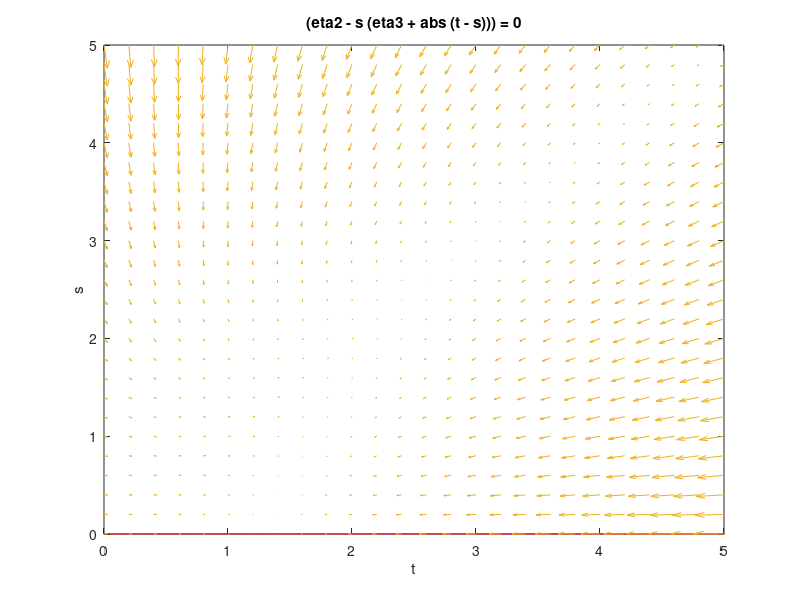

MATLAB code to generate this figure: (Note: this script raises an error after producing the figure.)
%This will plot a few vector fields along with the equilibrium solutions
%and a couple initial value solutions.

%Initial set up
eta2=.2;
eta1=3;eta3=.3;
ode1=@(t,s)(eta1-t*(1+abs(t-s)));
ode2=@(t,s)(eta2-s*(eta3+abs(t-s)));

figure(1)
%Algebraic roots of nonlinear ode
curvet=ezplot(ode1)
set(curvet,'Color','black')
hold on
curves=ezplot(ode2)
set(curves,'Color','red')
hold on
%Vector Field plot
[T,S]=meshgrid(0:0.2:5,0:0.2:5);
dt=eta1-T.*(1+abs(T-S));
ds=eta2-S.*(eta3+abs(T-S));
quiver(T,S,dt,ds);
axis([0 5 0 5])
hold on
%Solutions with chosen init values from graph
ode1=@(time,t,s)(eta1-t*(1+abs(t-s)));
ode2=@(time,t,s)(eta2-s*(eta3+abs(t-s)));
[time,solt,sols]=RK2sys(ode1,ode2,3,3,0,100,1000);
plot(solt,sols,'b')
title('eta2=.2')
hold off



eta2=1;
eta1=3;eta3=.3;
ode1=@(t,s)(eta1-t*(1+abs(t-s)));
ode2=@(t,s)(eta2-s*(eta3+abs(t-s)));
figure(2)
%Algebraic roots of nonlinear ode
curvet=ezplot(ode1)
set(curvet,'Color','black')
hold on
curves=ezplot(ode2)
set(curves,'Color','red')
hold on
%Vector Field plot
[T,S]=meshgrid(0:0.1:5,0:0.1:5);
dt=eta1-T.*(1+abs(T-S));
ds=eta2-S.*(eta3+abs(T-S));
quiver(T,S,dt,ds);
axis([0 5 0 5])
hold on
%Solutions with chosen init values from graph
ode1=@(time,t,s)(eta1-t*(1+abs(t-s)));
ode2=@(time,t,s)(eta2-s*(eta3+abs(t-s)));
[~,solt,sols]=RK2sys(ode1,ode2,1.25,3,3,100,1000);
plot(solt,sols,'b')
hold on
[~,solt,sols]=RK2sys(ode1,ode2,3,3.5,0,100,1000);
plot(solt,sols,'g')
title('eta2=1')


eta2=1.5;
eta1=3;eta3=.3;
ode1=@(t,s)(eta1-t*(1+abs(t-s)));
ode2=@(t,s)(eta2-s*(eta3+abs(t-s)));
figure(3)
%Algebraic roots of nonlinear ode
curvet=ezplot(ode1)
set(curvet,'Color','black')
hold on
curves=ezplot(ode2)
set(curves,'Color','red')
hold on
%Vector Field plot
[T,S]=meshgrid(0:0.2:5,0:0.2:5);
dt=eta1-T.*(1+abs(T-S));
ds=eta2-S.*(eta3+abs(T-S));
quiver(T,S,dt,ds);
axis([0 5 0 5])
hold on
%Solutions with chosen init values from graph
ode1=@(time,t,s)(eta1-t*(1+abs(t-s)));
ode2=@(time,t,s)(eta2-s*(eta3+abs(t-s)));
[time,solt,sols]=RK2sys(ode1,ode2,3,3,0,100,1000);
plot(solt,sols,'b')
title('eta2=1.5')
hold off